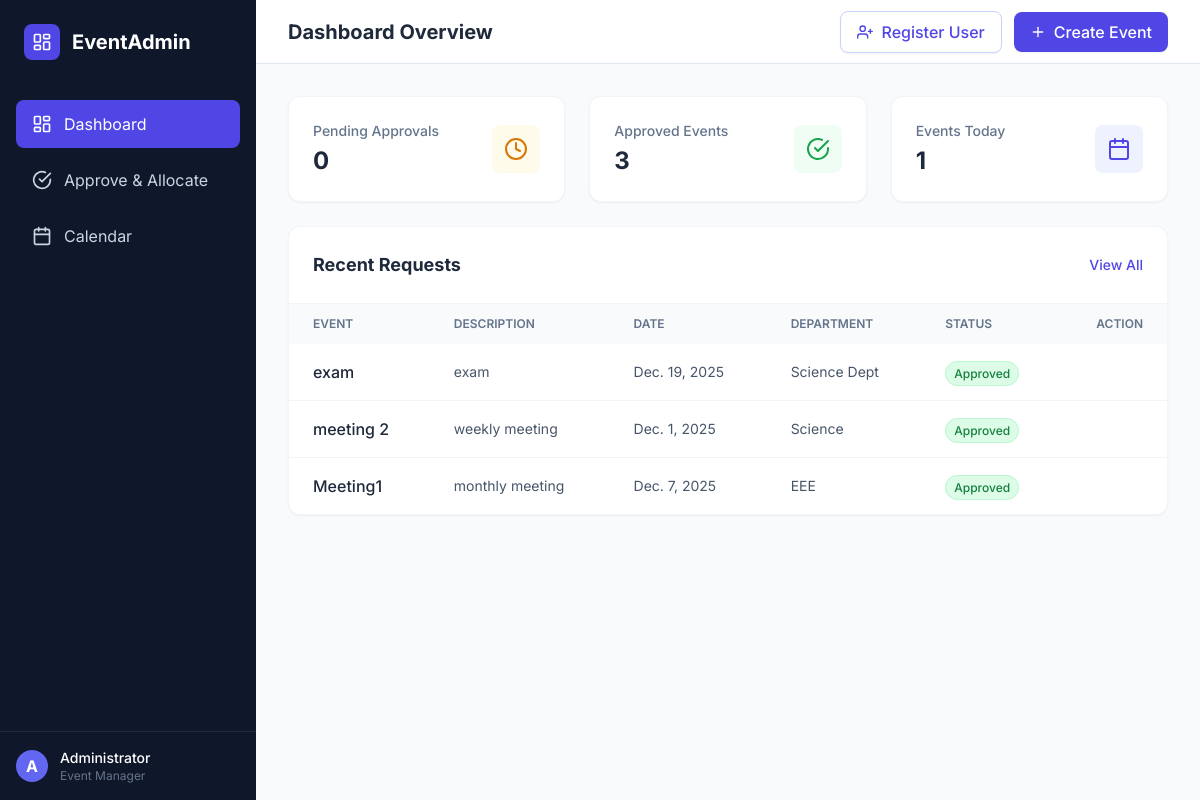
The page /admin_dashboard/ (signed in) on the database as committed earlier.
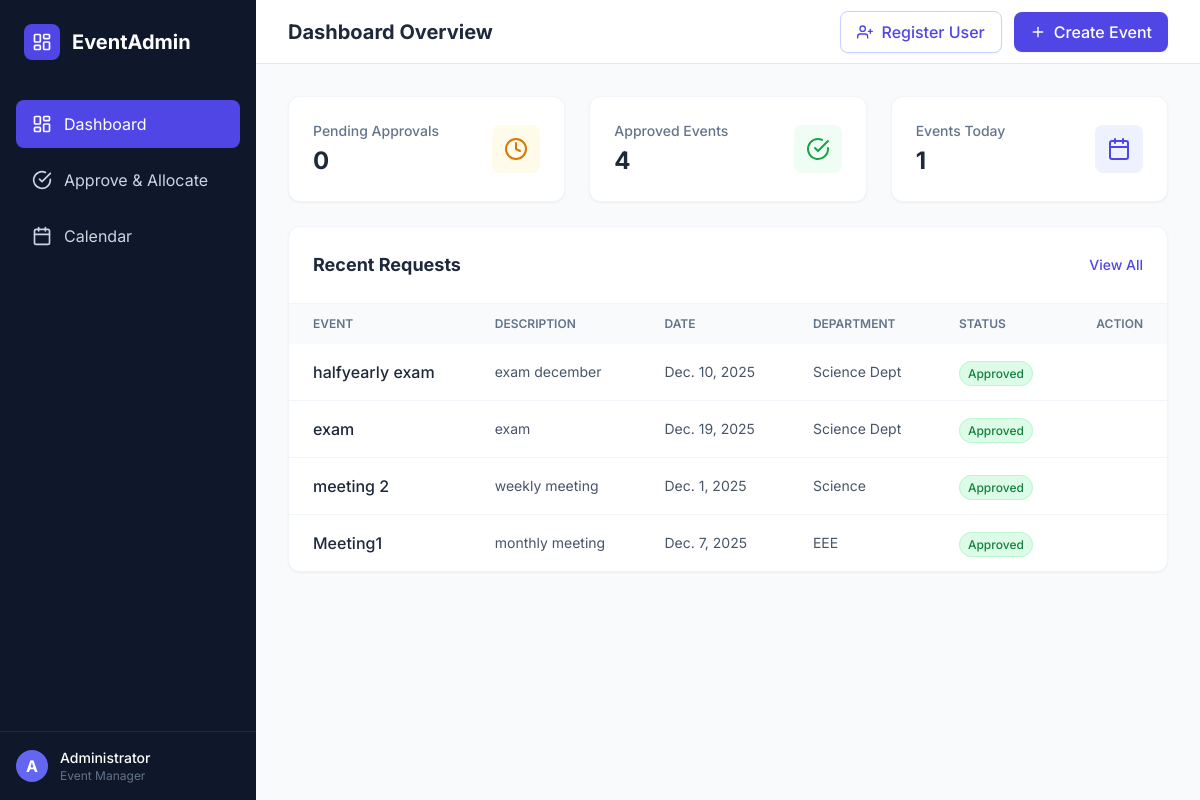
The same page on the database as committed later.
### userapp/models.py (models this page shows, shortened)
class Event(models.Model):
    title = models.CharField(max_length=200)
    description = models.TextField()
    EVENT_TYPE_CHOICES = (
        ('workshop', 'Workshop'),
        ('seminar', 'Seminar'),
        ('cultural_fest', 'Cultural Fest'),
        ('sports_event', 'Sports Event'),
        ('club_event', 'Club Event'),
        ('exam_related', 'Exam Related'),
    )
    event_type = models.CharField(max_length=50, choices=EVENT_TYPE_CHOICES)
    department = models.CharField(max_length=100)
    date = models.DateField()
    start_time = models.TimeField()
    end_time = models.TimeField()
    venue = models.CharField(max_length=150)
    staff_coordinators = models.CharField(max_length=255)
    equipment_required = models.TextField(blank=True, null=True)
    STATUS_CHOICES = (
        ('pending', 'Pending'),
        ('approved', 'Approved'),
        ('rejected', 'Rejected'),
    )
    status = models.CharField(max_length=20, choices=STATUS_CHOICES, default='pending')
    created_by_id = models.IntegerField()

### userapp/views.py (the view)
# urls.py: path('admin_dashboard/', views.admin_dashboard, name='admin_dashboard'),
def admin_dashboard(request):
    if request.session.get('user_role') != 'admin':
        return redirect('login')
    pending_events = Event.objects.filter(status='pending')
    approved_events = Event.objects.filter(status='approved')
    today = datetime.date.today()
    today_events = Event.objects.filter(date=today)
    recent_events = Event.objects.order_by('-id')[:5]
    context = {
        'pending_events': pending_events,
        'pending_count': pending_events.count(),
        'approved_count': approved_events.count(),
        'today_count': today_events.count(),   # 👈 NEW
        'recent_events': recent_events,
    }
    return render(request, 'admin_dashboard.html', context)

### templates/admin_dashboard.html (shortened to what this page needs)
<!DOCTYPE html>
<html lang="en">
<head>
    <script src="https://cdn.tailwindcss.com"></script>
</head>
<body class="bg-slate-50 text-slate-900 h-screen overflow-hidden">
    <div id="app-layout" class="flex h-full">
        <aside class="w-64 bg-slate-900 text-slate-300 flex flex-col shrink-0 transition-all duration-300">
            <div class="p-6">
                <div class="flex items-center gap-3 text-white font-bold text-xl">
                    <div class="bg-indigo-600 p-2 rounded-lg">
                    </div>
                    EventAdmin
                </div>
            </div>
            <nav class="flex-1 px-4 space-y-2 mt-4">
                <label for="tab-dashboard" id="nav-dashboard" class="w-full flex items-center gap-3 px-4 py-3 rounded-lg cursor-pointer hover:bg-slate-800 transition-colors">
                    Dashboard
                </label>
                <label for="tab-requests" id="nav-requests" class="w-full flex items-center gap-3 px-4 py-3 rounded-lg cursor-pointer hover:bg-slate-800 transition-colors">
                    <svg xmlns="http://www.w3.org/2000/svg" width="20" height="20" viewBox="0 0 24 24" fill="none" stroke="currentColor" stroke-width="2" stroke-linecap="round" stroke-linejoin="round"><path d="M22 11.08V12a10 10 0 1 1-5.93-9.14"/><polyline points="22 4 12 14.01 9 11.01"/></svg>
                    Approve & Allocate
                </label>
                <label for="tab-calendar" id="nav-calendar" class="w-full flex items-center gap-3 px-4 py-3 rounded-lg cursor-pointer hover:bg-slate-800 transition-colors">
                    Calendar
                </label>
            </nav>
            <div class="p-4 border-t border-slate-800">
                <div class="flex items-center gap-3">
                    <div class="w-8 h-8 rounded-full bg-indigo-500 flex items-center justify-center text-white font-bold">A</div>
                    <div>
                        <p class="text-sm text-white font-medium">Administrator</p>
                        <p class="text-xs text-slate-500">Event Manager</p>
                    </div>
                </div>
            </div>
        </aside>
        <main class="flex-1 flex flex-col min-w-0 overflow-hidden">
            <header class="bg-white border-b border-slate-200 h-16 flex items-center justify-between px-8 shrink-0">
                <h1 id="header-title" class="text-xl font-bold text-slate-800 capitalize"></h1>
                <div class="flex items-center gap-3">
                    <a href="/register_user" class="flex items-center gap-2 bg-white text-indigo-600 border border-indigo-200 px-4 py-2 rounded-lg hover:bg-indigo-50 transition-colors shadow-sm font-medium">
                        Register User
                    </a>
                    <a href="/create_event_admin" class="flex items-center gap-2 bg-indigo-600 text-white px-4 py-2 rounded-lg hover:bg-indigo-700 transition-colors shadow-sm font-medium">
                        <svg xmlns="http://www.w3.org/2000/svg" width="16" height="16" viewBox="0 0 24 24" fill="none" stroke="currentColor" stroke-width="2" stroke-linecap="round" stroke-linejoin="round"><path d="M5 12h14"/><path d="M12 5v14"/></svg>
                        Create Event
                    </a>
                </div>
            </header>
            <div class="flex-1 overflow-auto p-8 relative">
                <div id="view-dashboard" class="content-section space-y-6">
                    <div class="grid grid-cols-1 md:grid-cols-3 gap-6">
                        <div class="bg-white p-6 rounded-xl shadow-sm border border-slate-100">
                            <div class="flex items-center justify-between">
                                <div>
                                    <p class="text-sm text-slate-500 font-medium">Pending Approvals</p>
                                    <h3 class="text-2xl font-bold text-slate-800 mt-1">{{ pending_count }}</h3>
                                </div>
                                <div class="p-3 bg-amber-50 rounded-lg text-amber-600">
                                    <svg xmlns="http://www.w3.org/2000/svg" width="24" height="24" viewBox="0 0 24 24" fill="none" stroke="currentColor" stroke-width="2" stroke-linecap="round" stroke-linejoin="round"><circle cx="12" cy="12" r="10"/><polyline points="12 6 12 12 16 14"/></svg>
                                </div>
                            </div>
                        </div>
                        <div class="bg-white p-6 rounded-xl shadow-sm border border-slate-100">
                            <div class="flex items-center justify-between">
                                <div>
                                    <p class="text-sm text-slate-500 font-medium">Approved Events</p>
                                    <h3 class="text-2xl font-bold text-slate-800 mt-1">{{ approved_count }}</h3>
                                </div>
                                <div class="p-3 bg-green-50 rounded-lg text-green-600">
                                    <svg xmlns="http://www.w3.org/2000/svg" width="24" height="24" viewBox="0 0 24 24" fill="none" stroke="currentColor" stroke-width="2" stroke-linecap="round" stroke-linejoin="round"><path d="M22 11.08V12a10 10 0 1 1-5.93-9.14"/><polyline points="22 4 12 14.01 9 11.01"/></svg>
                                </div>
                            </div>
                        </div>
                        <div class="bg-white p-6 rounded-xl shadow-sm border border-slate-100">
                            <div class="flex items-center justify-between">
                                <div>
                                    <p class="text-sm text-slate-500 font-medium">Events Today</p>
                                    <h3 class="text-2xl font-bold text-slate-800 mt-1">{{ today_count }}</h3>
                                </div>
                                <div class="p-3 bg-indigo-50 rounded-lg text-indigo-600">
                                </div>
                            </div>
                        </div>
                    </div>
                    <div class="bg-white rounded-xl shadow-sm border border-slate-100 overflow-hidden">
                        <div class="p-6 border-b border-slate-100 flex justify-between items-center">
                            <h2 class="text-lg font-bold text-slate-800">Recent Requests</h2>
                            <label for="tab-requests" class="text-sm text-indigo-600 font-medium hover:text-indigo-800 cursor-pointer">View All</label>
                        </div>
                        <div class="overflow-x-auto">
                            <table class="w-full text-left">
                                <thead class="bg-slate-50 text-slate-500 text-xs uppercase">
                                    <tr>
                                        <th class="px-6 py-3 font-semibold">Event</th>
                                        <th class="px-6 py-3 font-semibold">Description</th>
                                        <th class="px-6 py-3 font-semibold">Date</th>
                                        <th class="px-6 py-3 font-semibold">Department</th>
                                        <th class="px-6 py-3 font-semibold">Status</th>
                                        <th class="px-6 py-3 font-semibold text-right">Action</th>
                                    </tr>
                                </thead>
                                <tbody class="divide-y divide-slate-100">
                                    {% for event in recent_events %}
                                    <tr class="hover:bg-slate-50 transition-colors">
                                        <td class="px-6 py-4 font-medium text-slate-800">{{ event.title }}</td>
                                        <td class="px-6 py-4 text-slate-600 text-sm max-w-xs truncate">{{ event.description }}</td>
                                        <td class="px-6 py-4 text-slate-600 text-sm whitespace-nowrap">{{ event.date }}</td>
                                        <td class="px-6 py-4 text-slate-600 text-sm">{{ event.department }}</td>
                                        <td class="px-6 py-4">
                                            {% if event.status == "approved" %}
                                                <span class="px-2 py-1 rounded-full text-xs font-medium border bg-green-100 text-green-700 border-green-200">Approved</span>
                                            {% else %}
                                                <span class="px-2 py-1 rounded-full text-xs font-medium border bg-amber-100 text-amber-700 border-amber-200">Pending</span>
                                            {% endif %}
                                        </td>
                                        <td class="px-6 py-4 text-right">
                                        </td>
                                    </tr>
                                    {% empty %}
                                    <tr>
                                        <td colspan="6" class="px-6 py-8 text-center text-slate-400">
                                            No recent events found.
                                        </td>
                                    </tr>
                                    {% endfor %}
                                </tbody>
                            </table>
                        </div>
                    </div>
                </div>
            </div>
        </main>
    </div>
</body>
</html>

### templates/admin_dashboard.html (style rules this page uses)
body { font-family: 'Inter', sans-serif; }
.content-section { display: none; }
#tab-dashboard:checked ~ #app-layout #view-dashboard { display: block; }
#tab-dashboard:checked ~ #app-layout #nav-dashboard, #tab-requests:checked ~ #app-layout #nav-requests, #tab-calendar:checked ~ #app-layout #nav-calendar { background-color: #4f46e5; color: white; }
#tab-dashboard:checked ~ #app-layout #header-title::after { content: 'Dashboard Overview'; }

Rows that differ between the two databases and show on the page:
added Event: title "halfyearly exam", description "exam december", date "Dec. 10, 2025", department "Science Dept", status "Approved"
Other text that changed with them:
{{ approved_count }}: "3" → "4"
